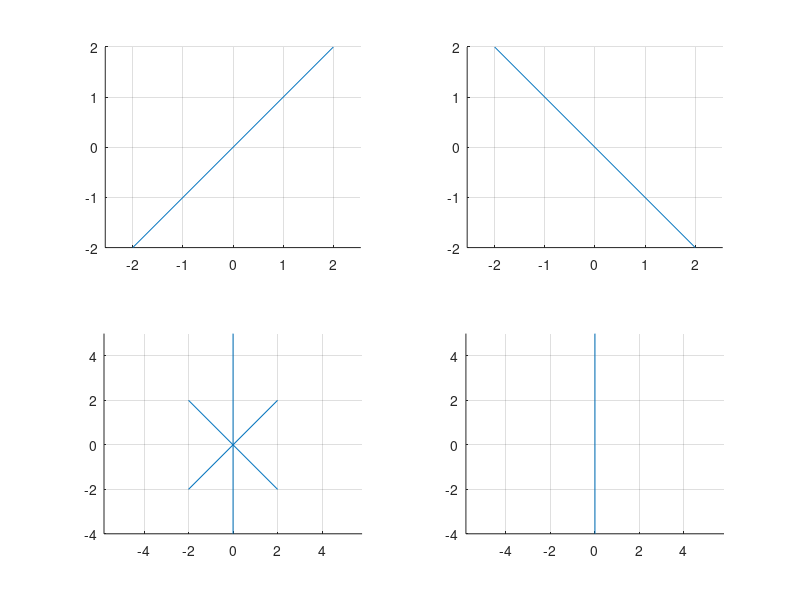
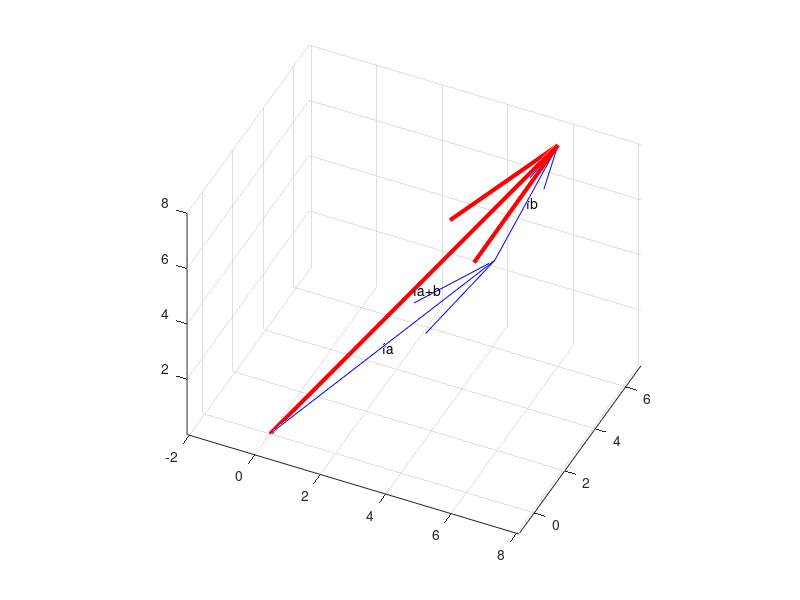

Write MATLAB code to recreate these figures, in order. (Note: this script raises an error after producing the figures.)
%% 1
a = 5*rand(7)
x = a(end,end-1)

%% 2
a = 10*rand(7)
x = a(5,4)

%% 3
a = [1 3 2 7;4 0 6 7;35 42 2 11]
b = [0 30 3 7;4 13 6 7;3 40 24 1;5 4 6 2]

a*b

%% 4
a = [7 2 1 5;3 -2 4 -3;2 1 1 1]
b = [5 4 3 0;2 3 -2 1;1 0 2 4]
 
x = (b-5*a)/3

%% 5
a = [3 2;1 4]

fa = a^2 - 3*a

%% 6
figure("Name", "task 6")

subplot(2,2,1)
grid on,  axis equal
line([-2;2],[-2;2])

subplot(2,2,2)
grid on,  axis equal
line([-2;2],[2;-2])

subplot(2,2,3)
grid on,  axis equal
line([-2;2],[-2;2])
line([-2;2],[2;-2])
line([0;0],[-4;5])

subplot(2,2,4)
grid on,  axis equal
line([0;0],[-4;5])

%% 7
figure("Name", "task 7")
grid on,  axis equal, view(25,40)
hold on

a = [5 4 5]
b = [1 2 3]
c = a + b 

quiver3(0,0,0,a(1),a(2),a(3),1,"Color", "b")
quiver3(a(1),a(2),a(3),b(1),b(2),b(3),1,"Color", "b")
quiver3(0,0,0,c(1),c(2),c(3),1,"Color", "r","LineWidth", 3)

text(a(1)/2,a(2)/2,a(3)/2,"\bfa")
text(a(1)+b(1)/2,a(2)+b(2)/2,a(3)+b(3)/2,"\bfb")
text(c(1)/2,c(2)/2,c(3)/2,"\bfa+b")

%% 8
c = [8 5 2]

Oax = acosd(c(1)/norm(c))
Oay = acosd(c(2)/norm(c))
Oaz = acosd(c(3)/norm(c))

orta = round((c(1)/norm(c))^2 + (c(2)/norm(c))^2 + (c(3)/norm(c))^2,3)
cheka4 = isequal(orta,1)

%% 9
a = [4,4,5]
b = [0,7,9]

A = 2
B = 3

check1 = isequal(A*(a+b),A*a+A*b)
check2 = isequal((A+B)*b,A*b+B*b)
check3 = isequal(A*(B*a),(A*B)*a)

%% 10
figure("Name", "task 10")
grid on,  axis equal, view(30,10)
hold on

c = [6 7 8] 

lenc1 = sqrt(c(1)^2 + c(2)^2 + c(3)^2)
lenc2 = norm(c)

check1 = isequal(lenc1,lenc2)



ortc = c/lenc2 

check2 = isequal(1,norm(ortc))



quiver3(0,0,0,c(1),c(2),c(3),1,"color", "g","linewidth", 1)
quiver3(0,0,0,ortc(1),ortc(2),ortc(3),1,"color", "r","linewidth",3)

